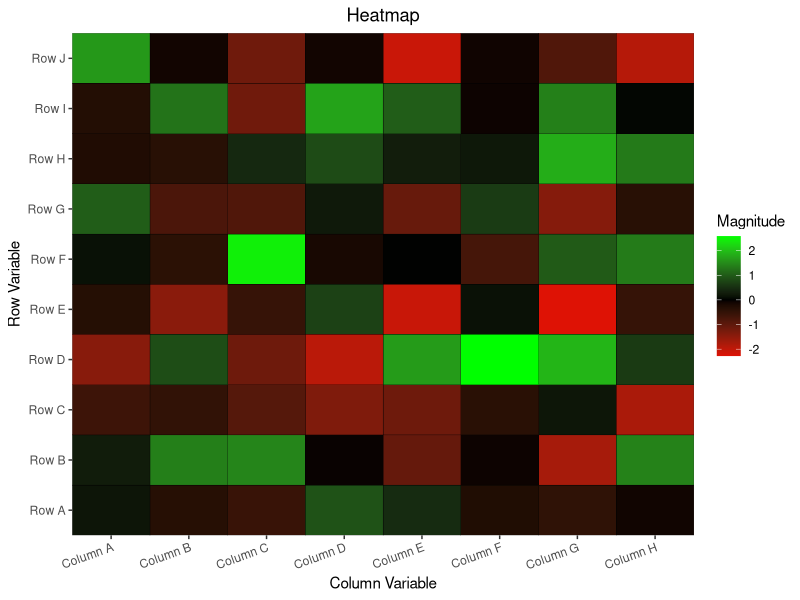
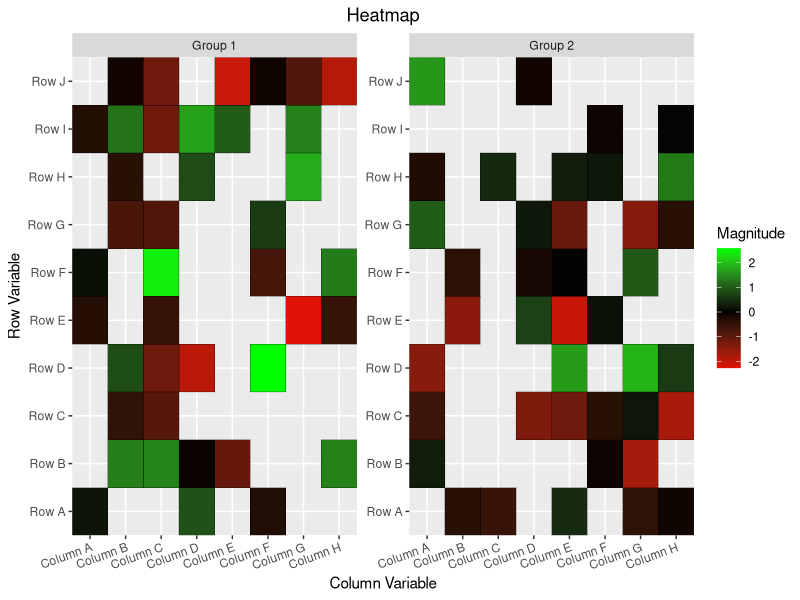
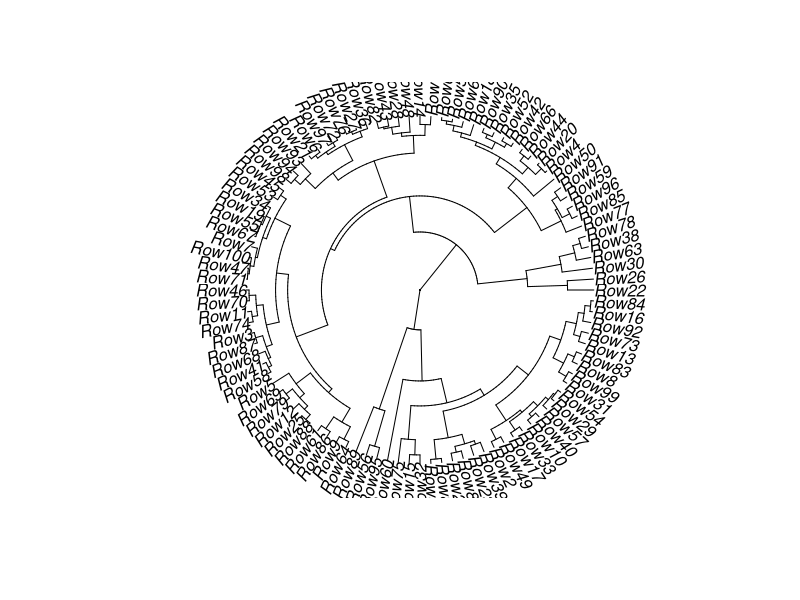
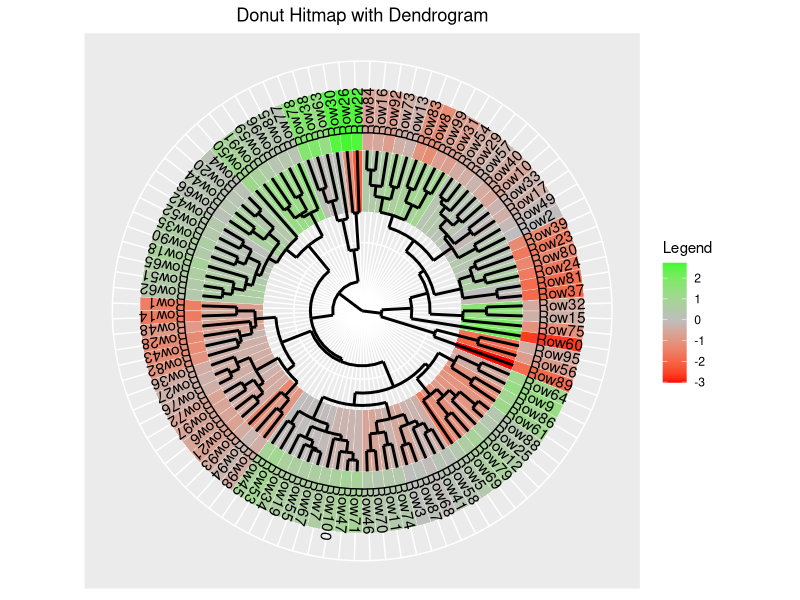

These figures' R source, in order:
## ---- chunk 1
# Load packages----
require(data.table)
require(ggplot2)
require(ggdendro)

set.seed(100)

# Data----
n.row <- 10
n.col <- 8
n.grp <- 2

dt1 <- data.table(rowVar = factor(paste("Row",
                                        rep(LETTERS[1:n.row],
                                            n.col))),
                  colVar = factor(paste("Column",
                                        rep(rev(LETTERS[1:n.col]),
                                            each = n.row))),
                  grpVar = factor(paste("Group",
                                        sample(1:2,
                                               n.row*n.col,
                                               replace = TRUE))),
                  valVar = rnorm(n.row*n.col))
head(dt1)
## ---- chunk 2
# Plot rectangular heatmap----
p1 <- ggplot(data = dt1) +
  geom_tile(aes(x =  colVar,
                y = rowVar,
                fill = valVar),
            color = "black") +
  scale_fill_gradient2(low = "red", 
                       high = "green", 
                       mid = "black", 
                       midpoint = 0, 
                       # limit = c(-10, 10), 
                       name = "Magnitude") +
  scale_x_discrete("Column Variable",
                   expand = c(0, 0)) + 
  scale_y_discrete("Row Variable",
                   expand = c(0, 0)) +
  ggtitle("Heatmap") +
  theme(axis.text.x = element_text(angle = 20,
                                   hjust = 1),
        # legend.position = "top",
        plot.title = element_text(hjust = 0.5))
print(p1)

# Plot heatmap with grouping variable----
p2 <- ggplot(data = dt1) +
  facet_wrap(~ grpVar,
             scales = "free_y") +
  geom_tile(aes(x =  colVar,
                y = rowVar,
                fill = valVar),
            color = "black") +
  scale_fill_gradient2(low = "red", 
                       high = "green", 
                       mid = "black", 
                       midpoint = 0, 
                       # limit = c(-10, 10), 
                       name = "Magnitude") +
  scale_x_discrete("Column Variable",
                   expand = c(0, 0)) + 
  scale_y_discrete("Row Variable",
                   expand = c(0, 0)) +
  ggtitle("Heatmap") + 
  theme(axis.text.x = element_text(angle = 20,
                                   hjust = 1),
        # legend.position = "top",
        plot.title = element_text(hjust = 0.5))
print(p2)

# Save the plot as a TIFF file
# tiff(filename = "tmp/heatmap.tiff",
#      height = 10,
#      width = 8,
#      units = 'in',
#      res = 300,
#      compression = "lzw+p")
# print(p1)
# graphics.off()
## ---- chunk 3
# Data----
n.row <- 100

dt2 <- data.frame(`ColumnA` = rnorm(n.row),
                  `ColumnB` = rnorm(n.row))
rownames(dt2) <- paste("Row",
                       1:n.row,
                       sep = "")
head(dt2)
## ---- chunk 4
# Compute distances between colNamess----
sampleDists <- dist(dt2)

# Example of the plot using library 'ape'----
plot(ape::as.phylo(x = hclust(sampleDists)),
     type = "fan")

# Make dendrogram data----
dhc <- as.dendrogram(hclust(d = sampleDists),
                     horiz = TRUE)
ddata <- dendro_data(dhc, 
                     type = "rectangle")

# Segment data----
dtp1 <- segment(ddata)

# Hitmap data----
dtp2 <- melt.data.table(data.table(rowNames = rownames(dt2),
                                   dt2),
                        id.vars = 1,
                        measure.vars = 2:3,
                        variable.name = "colNames")
dtp2$rowNames <- factor(dtp2$rowNames,
                        levels = ddata$labels$label)


p1 <- ggplot(data = dtp2) +
  coord_polar("y",
              start = 0,
              direction = -1) +
  geom_tile(aes(x =  as.numeric(colNames),
                y = rowNames, 
                fill = value),
            color = "white") +
  geom_text(data = dtp2[colNames == "ColumnA", ],
            aes(x = rep(1.75,
                        nlevels(rowNames)),
                y = rowNames,
                angle = 90 + seq(from = 0,
                                 to = 360,
                                 length.out = nlevels(rowNames))[as.numeric(rowNames)],
                label = unique(rowNames)),
            hjust = 0) +
  scale_fill_gradient2(low = "red", 
                       high = "green", 
                       mid = "grey", 
                       midpoint = 0, 
                       name = "Legend") +
  scale_y_discrete("",
                   expand = c(0, 0)) +
  ggtitle("Donut Hitmap with Dendrogram") + 
  theme(plot.title = element_text(hjust = 0.5),
        axis.title.x = element_blank(),
        axis.text.x = element_blank(),
        axis.ticks.x = element_blank(),
        axis.title.y = element_blank(),
        axis.text.y = element_blank(),
        axis.ticks.y = element_blank()) +
  geom_segment(data = dtp1,
               aes(x = -sqrt(y) + 1.5,
                   y = x, 
                   xend = -sqrt(yend) + 1.5,
                   yend = xend),
               size = 1) 
print(p1)
